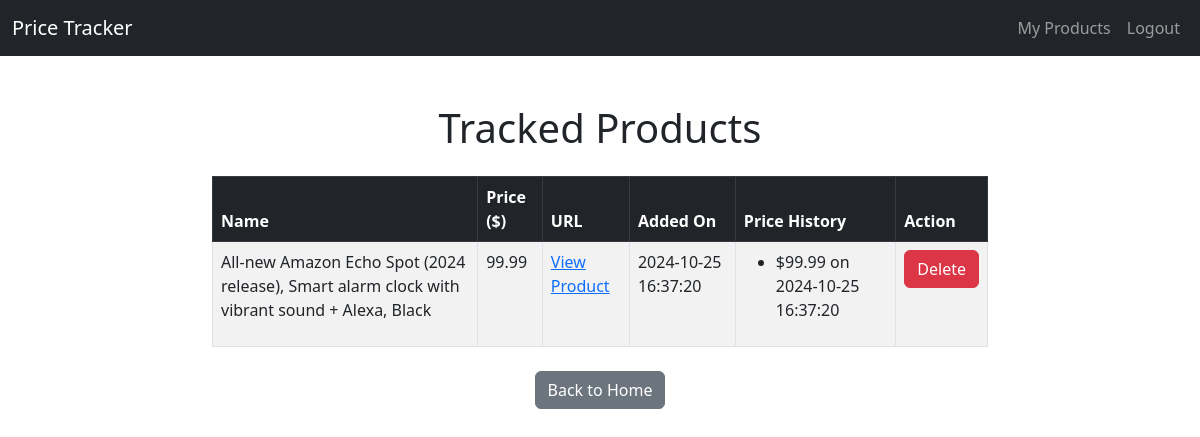
Page /products (signed in) on the earlier database version.
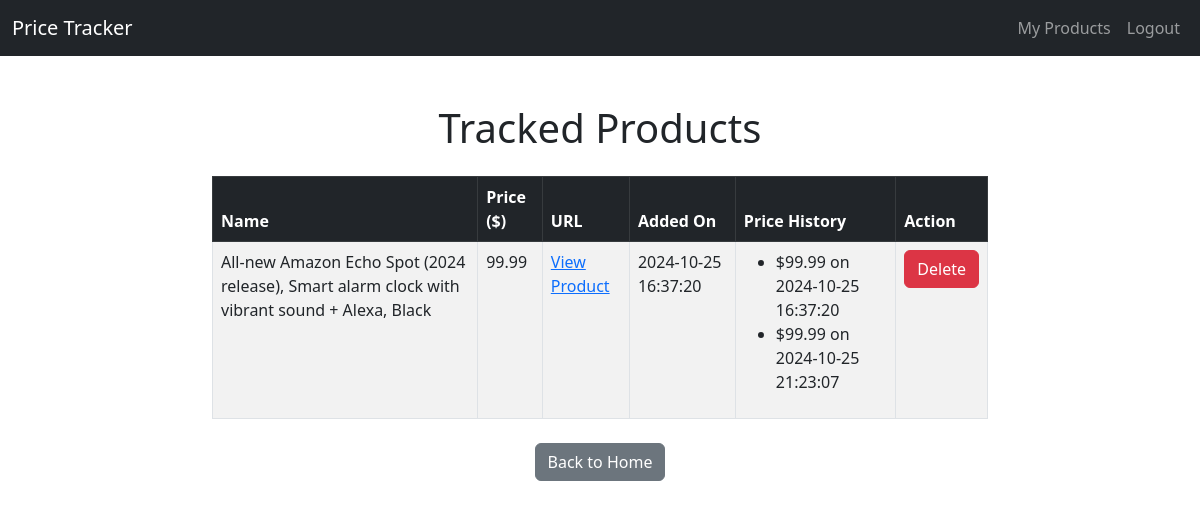
Same page on the later database version.
### api/models.py (models this page shows)
class Product(db.Model):
    __tablename__ = 'product'
    id = db.Column(db.Integer, primary_key=True)
    name = db.Column(db.String(255), nullable=False)
    price = db.Column(db.Float, nullable=False)
    url = db.Column(db.String(500), unique=True, nullable=False)
    created_at = db.Column(db.DateTime, nullable=False, default=datetime.utcnow)
    user_id = db.Column(db.Integer, db.ForeignKey('user.id'), nullable=False)
    price_history = db.relationship('PriceHistory', backref='product', lazy=True)

class PriceHistory(db.Model):
    __tablename__ = 'price_history'
    id = db.Column(db.Integer, primary_key=True)
    product_id = db.Column(db.Integer, db.ForeignKey('product.id'), nullable=False)
    price = db.Column(db.Float, nullable=False)
    timestamp = db.Column(db.DateTime, nullable=False, default=datetime.utcnow)

### api/app.py (the view)
@app.route('/products', methods=['GET'])
@login_required
def view_products():
    products = Product.query.filter_by(user_id=current_user.id).all()
    return render_template('products.html', products=products)

### api/app.py (called while the page is built)
@login_manager.user_loader
def load_user(user_id):
    return User.query.get(int(user_id))

### api/templates/products.html
{% extends "base.html" %}
{% block content %}
    <div class="mt-5">
        <h1 class="text-center mb-4">Tracked Products</h1>
        <div class="row">
            <div class="col-md-12">
                {% if products %}
                    <table class="table table-striped table-bordered">
                        <thead class="table-dark">
                            <tr>
                                <th scope="col">Name</th>
                                <th scope="col">Price ($)</th>
                                <th scope="col">URL</th>
                                <th scope="col">Added On</th>
                                <th scope="col">Price History</th>
                                <th>Action</th>
                            </tr>
                        </thead>
                        <tbody>
                            {% for product in products %}
                                <tr>
                                    <td>{{ product.name }}</td>
                                    <td>{{ "%.2f"|format(product.price) }}</td>
                                    <td><a href="{{ product.url }}" target="_blank">View Product</a></td>
                                    <td>{{ product.created_at.strftime("%Y-%m-%d %H:%M:%S") }}</td>
                                    <td>
                                        <ul>
                                            {% for history in product.price_history %}
                                                <li>${{ "%.2f"|format(history.price) }} on {{ history.timestamp.strftime("%Y-%m-%d %H:%M:%S") }}</li>
                                            {% endfor %}
                                        </ul>
                                    </td>
                                    <td>
                                        <form action="{{ url_for('delete_product', product_id=product.id) }}" method="POST" onsubmit="return confirm('Are you sure you want to delete this product?');">
                                            <button type="submit" class="btn btn-danger">Delete</button>
                                        </form>
                                    </td>
                                </tr>
                            {% endfor %}
                        </tbody>
                    </table>
                {% else %}
                    <p class="text-center">No products tracked yet.</p>
                {% endif %}
                <div class="text-center mt-4">
                    <a href="{{ url_for('index') }}" class="btn btn-secondary">Back to Home</a>
                </div>
            </div>
        </div>
    </div>
{% endblock %}

### api/templates/base.html (shortened to what this page needs)
<!DOCTYPE html>
<html lang="en">
<head>
    <link href="https://cdn.jsdelivr.net/npm/bootstrap@5.3.0/dist/css/bootstrap.min.css" rel="stylesheet">
    <link rel="stylesheet" href="{{ url_for('static', filename='css/styles.css') }}">
</head>
<body>
    <nav class="navbar navbar-expand-lg navbar-dark bg-dark">
        <div class="container-fluid">
            <a class="navbar-brand" href="{{ url_for('home') }}">Price Tracker</a>
            <div class="collapse navbar-collapse justify-content-end" id="navbarNav">
                <ul class="navbar-nav">
                    {% if current_user.is_authenticated %}
                        <li class="nav-item">
                            <a class="nav-link" href="{{ url_for('view_products') }}">My Products</a>
                        </li>
                        <li class="nav-item">
                            <a class="nav-link" href="{{ url_for('logout') }}">Logout</a>
                        </li>
                    {% endif %}
                </ul>
            </div>
        </div>
    </nav>
    <div class="container">
        {% block content %}{% endblock %}
    </div>
</body>
</html>

### api/static/css/styles.css (style rules this page uses)
.container { max-width: 800px; }

Differences in the rows shown:
added PriceHistory: price "99.99", timestamp "2024-10-25 21:23:07"
